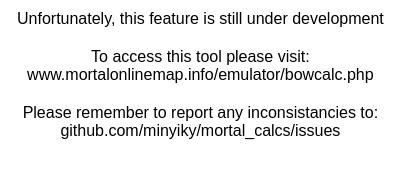
<?xml version="1.0" encoding="UTF-8"?>
<ui version="4.0">
 <class>Dialog</class>
 <widget class="QDialog" name="Dialog">
  <property name="geometry">
   <rect>
    <x>0</x>
    <y>0</y>
    <width>398</width>
    <height>174</height>
   </rect>
  </property>
  <property name="windowTitle">
   <string>Mortal Online 2 - Bow Calculator - Single Bow</string>
  </property>
  <property name="windowIcon">
   <iconset>
    <normaloff>C:/Users/Michael/Downloads/favicon.ico</normaloff>C:/Users/Michael/Downloads/favicon.ico</iconset>
  </property>
  <widget class="QLabel" name="label">
   <property name="geometry">
    <rect>
     <x>10</x>
     <y>0</y>
     <width>371</width>
     <height>41</height>
    </rect>
   </property>
   <property name="font">
    <font>
     <pointsize>12</pointsize>
    </font>
   </property>
   <property name="layoutDirection">
    <enum>Qt::LeftToRight</enum>
   </property>
   <property name="text">
    <string>Unfortunately, this feature is still under development</string>
   </property>
   <property name="textFormat">
    <enum>Qt::RichText</enum>
   </property>
   <property name="alignment">
    <set>Qt::AlignCenter</set>
   </property>
  </widget>
  <widget class="QLabel" name="label_2">
   <property name="geometry">
    <rect>
     <x>10</x>
     <y>60</y>
     <width>371</width>
     <height>41</height>
    </rect>
   </property>
   <property name="font">
    <font>
     <pointsize>12</pointsize>
    </font>
   </property>
   <property name="layoutDirection">
    <enum>Qt::LeftToRight</enum>
   </property>
   <property name="text">
    <string>To access this tool please visit: www.mortalonlinemap.info/emulator/bowcalc.php</string>
   </property>
   <property name="textFormat">
    <enum>Qt::RichText</enum>
   </property>
   <property name="scaledContents">
    <bool>false</bool>
   </property>
   <property name="alignment">
    <set>Qt::AlignCenter</set>
   </property>
   <property name="wordWrap">
    <bool>true</bool>
   </property>
  </widget>
  <widget class="QLabel" name="label_3">
   <property name="geometry">
    <rect>
     <x>0</x>
     <y>120</y>
     <width>371</width>
     <height>41</height>
    </rect>
   </property>
   <property name="font">
    <font>
     <pointsize>12</pointsize>
    </font>
   </property>
   <property name="layoutDirection">
    <enum>Qt::LeftToRight</enum>
   </property>
   <property name="text">
    <string>Please remember to report any inconsistancies to: github.com/minyiky/mortal_calcs/issues</string>
   </property>
   <property name="textFormat">
    <enum>Qt::RichText</enum>
   </property>
   <property name="scaledContents">
    <bool>false</bool>
   </property>
   <property name="alignment">
    <set>Qt::AlignCenter</set>
   </property>
   <property name="wordWrap">
    <bool>true</bool>
   </property>
  </widget>
  <widget class="QTextBrowser" name="textBrowser">
   <property name="geometry">
    <rect>
     <x>-5</x>
     <y>-9</y>
     <width>411</width>
     <height>241</height>
    </rect>
   </property>
   <property name="html">
    <string>&lt;!DOCTYPE HTML PUBLIC &quot;-//W3C//DTD HTML 4.0//EN&quot; &quot;http://www.w3.org/TR/REC-html40/strict.dtd&quot;&gt;
&lt;html&gt;&lt;head&gt;&lt;meta name=&quot;qrichtext&quot; content=&quot;1&quot; /&gt;&lt;style type=&quot;text/css&quot;&gt;
p, li { white-space: pre-wrap; }
&lt;/style&gt;&lt;/head&gt;&lt;body style=&quot; font-family:'MS Shell Dlg 2'; font-size:8.25pt; font-weight:400; font-style:normal;&quot;&gt;
&lt;p align=&quot;center&quot; style=&quot;-qt-paragraph-type:empty; margin-top:0px; margin-bottom:0px; margin-left:0px; margin-right:0px; -qt-block-indent:0; text-indent:0px;&quot;&gt;&lt;br /&gt;&lt;/p&gt;
&lt;p align=&quot;center&quot; style=&quot; margin-top:0px; margin-bottom:0px; margin-left:0px; margin-right:0px; -qt-block-indent:0; text-indent:0px;&quot;&gt;&lt;span style=&quot; font-size:12pt;&quot;&gt;Unfortunately, this feature is still under development&lt;/span&gt;&lt;/p&gt;
&lt;p align=&quot;center&quot; style=&quot;-qt-paragraph-type:empty; margin-top:0px; margin-bottom:0px; margin-left:0px; margin-right:0px; -qt-block-indent:0; text-indent:0px; font-size:12pt;&quot;&gt;&lt;br /&gt;&lt;/p&gt;
&lt;p align=&quot;center&quot; style=&quot; margin-top:0px; margin-bottom:0px; margin-left:0px; margin-right:0px; -qt-block-indent:0; text-indent:0px;&quot;&gt;&lt;span style=&quot; font-size:12pt;&quot;&gt;To access this tool please visit: www.mortalonlinemap.info/emulator/bowcalc.php&lt;/span&gt;&lt;/p&gt;
&lt;p align=&quot;center&quot; style=&quot;-qt-paragraph-type:empty; margin-top:0px; margin-bottom:0px; margin-left:0px; margin-right:0px; -qt-block-indent:0; text-indent:0px; font-size:12pt;&quot;&gt;&lt;br /&gt;&lt;/p&gt;
&lt;p align=&quot;center&quot; style=&quot; margin-top:0px; margin-bottom:0px; margin-left:0px; margin-right:0px; -qt-block-indent:0; text-indent:0px;&quot;&gt;&lt;span style=&quot; font-size:12pt;&quot;&gt;Please remember to report any inconsistancies to: github.com/minyiky/mortal_calcs/issues&lt;/span&gt;&lt;/p&gt;&lt;/body&gt;&lt;/html&gt;</string>
   </property>
  </widget>
 </widget>
 <resources/>
 <connections/>
</ui>
